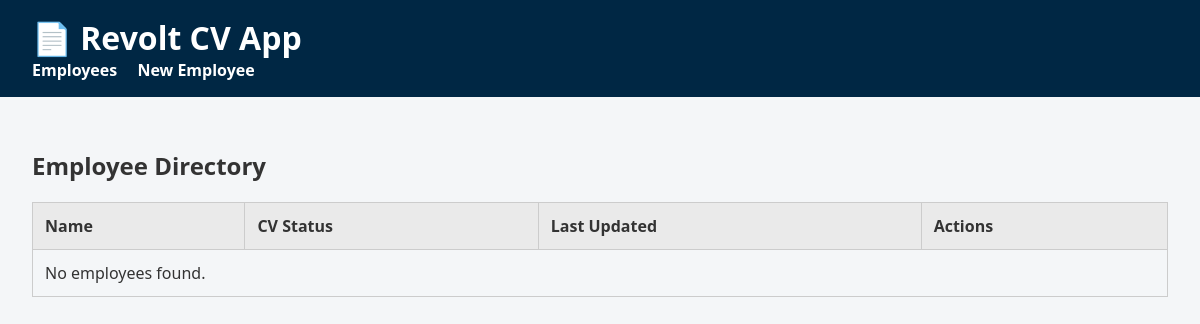
The app's page /, older data.
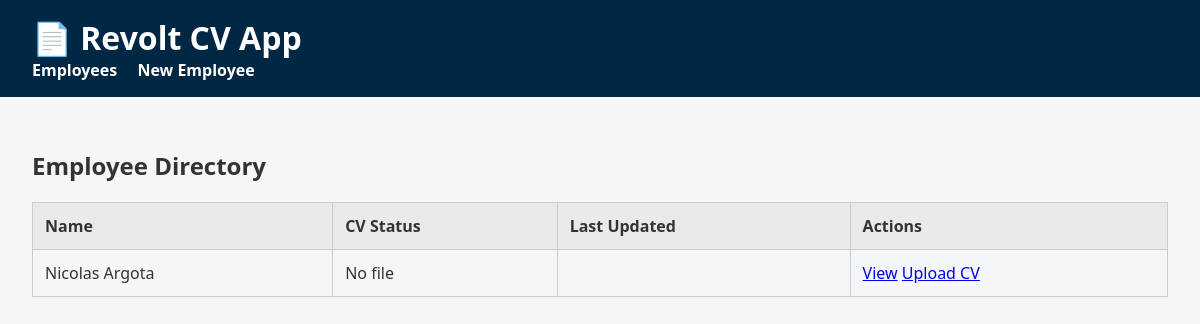
The same page, newer data.
### cvapp/models.py (models this page shows, shortened)
class Employee(models.Model):
    name = models.CharField(max_length=255)
    email = models.EmailField(null=True, blank=True)
    uploaded_cv = models.FileField(upload_to='uploads/', null=True, blank=True)
    generated_pdf = models.FileField(upload_to='generated_pdfs/', null=True, blank=True)
    last_updated = models.DateTimeField(auto_now=True)
    description = models.TextField(blank=True)
    stack = models.JSONField(default=list, blank=True)
    experience = models.JSONField(default=list, blank=True)
    education = models.JSONField(default=list, blank=True)

### cvapp/views.py (the view)
# urls.py: path('', views.employee_list, name='employee_list'),
def employee_list(request):
    employees = Employee.objects.all().order_by('-last_updated')
    return render(request, 'cvapp/employee_list.html', {'employees': employees})

### cvapp/templates/cvapp/employee_list.html
{% extends 'cvapp/base.html' %} {% block content %}
<h2>Employee Directory</h2>
<table>
  <thead>
    <tr>
      <th>Name</th>
      <th>CV Status</th>
      <th>Last Updated</th>
      <th>Actions</th>
    </tr>
  </thead>
  <tbody>
    {% for employee in employees %}
    <tr>
      <td>{{ employee.name }}</td>
      <td>{{ employee.cv.name|default:"No file" }}</td>
      <td>{{ employee.updated_at|date:"Y-m-d H:i" }}</td>
      <td>
        <a href="{% url 'employee_detail' employee.id %}">View</a>
        <a href="{% url 'employee_upload' employee.id %}">Upload CV</a>
      </td>
    </tr>
    {% empty %}
    <tr>
      <td colspan="4">No employees found.</td>
    </tr>
    {% endfor %}
  </tbody>
</table>
{% endblock %}

Row changes from the older to the newer data that the page shows:
added Employee: name "Nicolas Argota", cv.name "No file"
Text that changed along with them:
text no longer shown: "No employees found."
